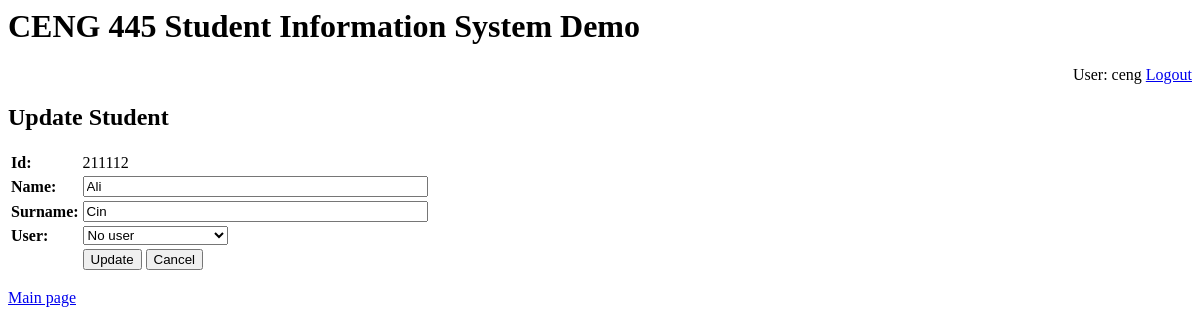
The page /student/update/211112 (signed in) on the database as committed earlier.
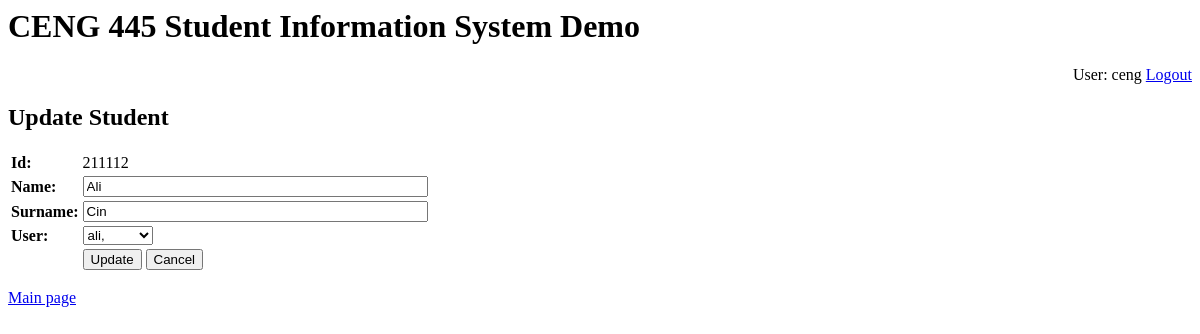
The same page on the database as committed later.
### student/models.py (models this page shows, shortened)
class Student(models.Model):
	sid = models.CharField(max_length=10, primary_key = True)
	name = models.CharField(max_length=30)
	surname = models.CharField(max_length=30)
	department = models.ForeignKey(Department,on_delete = models.CASCADE,blank=True, null=True)
	took = models.ManyToManyField(Course,related_name = 'taken')
	registered = models.ManyToManyField(Course,related_name = 'enrolled')
	user = models.OneToOneField(User, on_delete = models.CASCADE, null = True)

### student/views.py (the view)
# urls.py: re_path('^update/(?P<stid>[0-9]{5,})$', views.update, name='update'),
@login_required
def update(request, stid):
	if not request.user.has_perms('student.change_student'):
		return render(request, "error.html", {'message': 'You are not authorized to update students'})
	try:
		student = Student.objects.get(sid=stid)
	except:
		return render(request,'error.html',
			{'message': 'no student with id {} found'.format(stid)})
	userlist = list(User.objects.filter(student=None)) + list(User.objects.filter(student=student))
	try:
		if request.POST['submit'] == 'Update':	# form submitted, process it
			student.name = request.POST['name']
			student.surname = request.POST['surname']
			if request.POST['user'] == 'NONE':
				student.user = None
			else:
				student.user = User.objects.get(username=request.POST['user'])
			student.save()
			return redirect(index) # redirect to home page
		elif request.POST['submit'] == 'Cancel':
			return redirect(index) # redirect to home page
		else:
			return render(request,'error.html',{'message':'Invalid request'})
	except KeyError:	# form not submitted yet, show it
		return render(request,'addupdatestudent.html', {'student':student, 'opname' : 'Update',
				'userlist':userlist, 'formaction':'/student/update/{}'.format(stid)})

### student/templates/addupdatestudent.html (shortened to what this page needs)
{% extends "base.html" %}
{% block "body" %}
<h2> {{opname}} Student </h2>
<form action="{{formaction}}" method=POST>
<table>
	<tr><td><b>Id:</b> </td>
		<td> {% if opname == 'Add' %}
			<input type="text" size=40 name="sid"></td></tr>
			 {% else %}
			{{ student.sid }} </td></tr>
			 {% endif %}
	<tr><td><b>Name:</b> </td>
		<td> <input type="text" size=40 name="name" value="{{student.name}}"/></td></tr>
	<tr><td><b>Surname:</b> </td>
		<td> <input type="text" size=40 name="surname" value="{{student.surname}}"/></td></tr>
	<tr><td><b>User:</b></td>
		<td><select name="user">
				<option value="NONE">No user</option>
				{% for u in userlist %}
					<option value="{{u.username}}" {% if student.user == u %}selected{% endif %}>
						{{u.username}}, {{u.first_name}} {{u.last_name}}</option>
				{% endfor %}
			</select>
	<tr><td> &nbsp;</td>
		<td> <input type="submit" name="submit" value="{{opname}}"/>
		     <input type="submit" name="submit" value="Cancel"/>
			</td></tr>
</table>
</form>
{% endblock %}

Rows that differ between the two databases and show on the page:
changed Student "Ali": user (not shown) → "ali,"
Other text that changed with them:
form field user: "No user" → (not shown)
